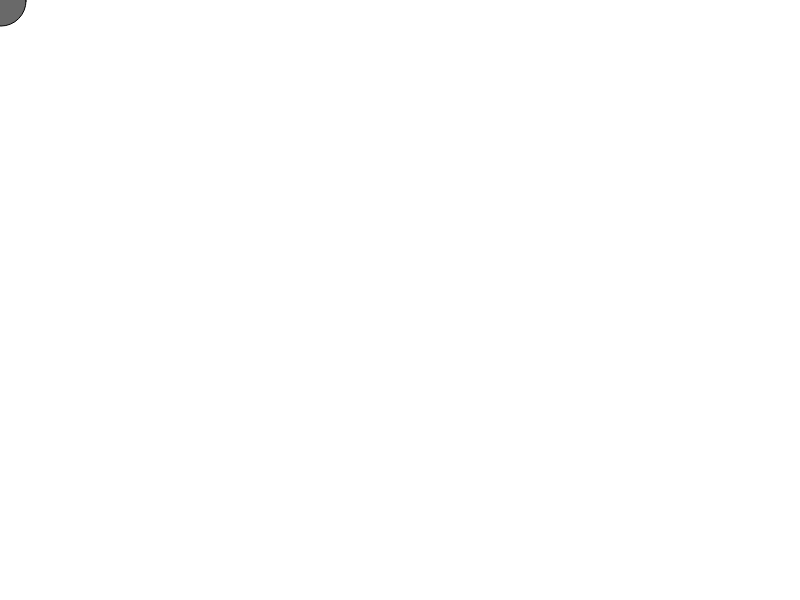
Frame 1 (no input)
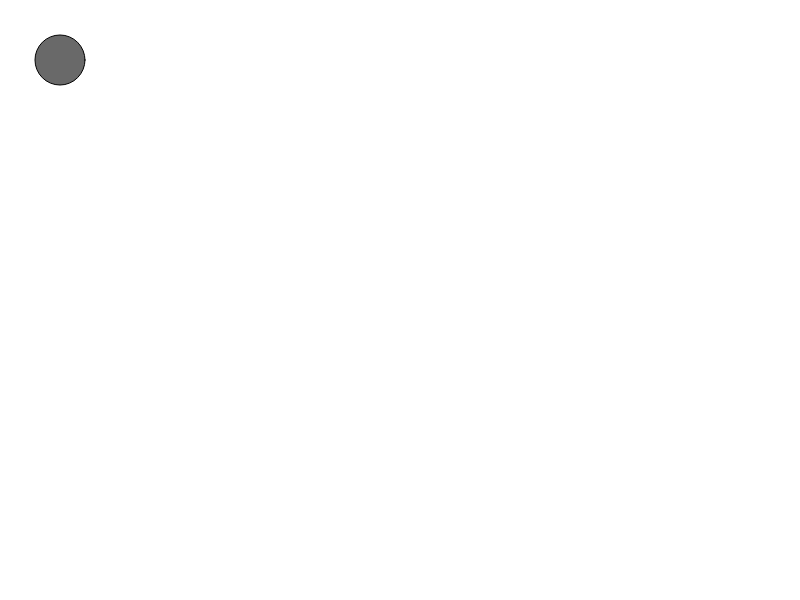
Frame 60 (no input)
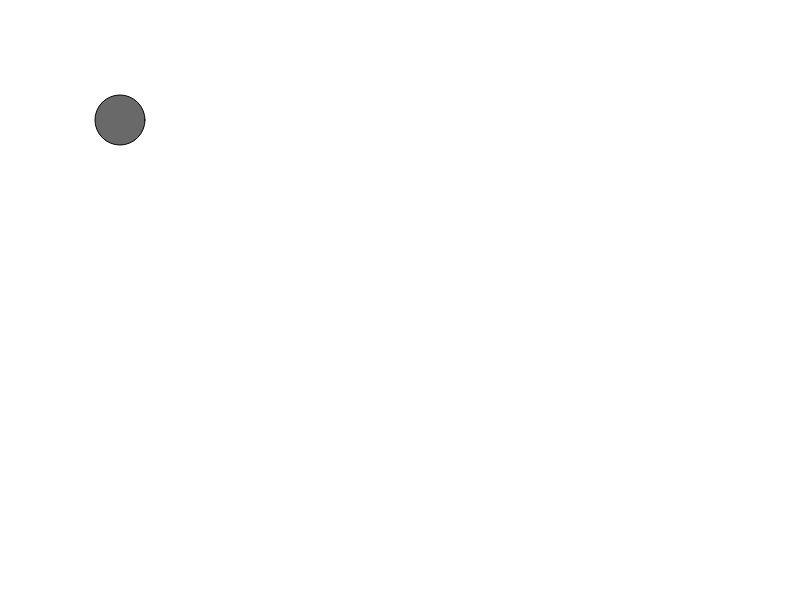
Frame 120 (the mouse pressed at the canvas centre since frame 60)

The p5.js sketch that drew these frames (run headless with seeded random() and noise() and a simulated clock; from frame 60 on, the mouse is pressed at the canvas centre):

// p5.js sketch
// ── sketch.js
var posx, posy, velx, vely, radius;


function setup() { //setup ... fixes defined variables and size of canvas
    createCanvas(displayWidth, displayHeight);
    fill(0);
    posx = 0;
    posy = 0;
    velx = 1;
    vely = 1;
    radius = 50;

}

function draw() { // draw fuction similar to void draw() in processing
    background(255);
    ballMove();
}



function ballMove() {
    // calculations to make ball move
    posx += 1;
    posy += 1;
    fill(0,0,0,150);
    ellipse(posx, posy, radius, radius);

	// Bounce when touch the edge of the defined canvas size
	if (posx < 0) { 
		posx = 0; 
		velx = -velx; 
	}
 	if (posy < 0) { 
 		posy = 0; 
 		vely = -vely; 
 	}
 	if (posx > width - 20) { 
 		posx = width - 20; 
 		velx = -velx; 
 	}
 	if (posy > height - 20) { 
 		posy = height - 20; 
 		vely = -vely; 
 	}
	
}
